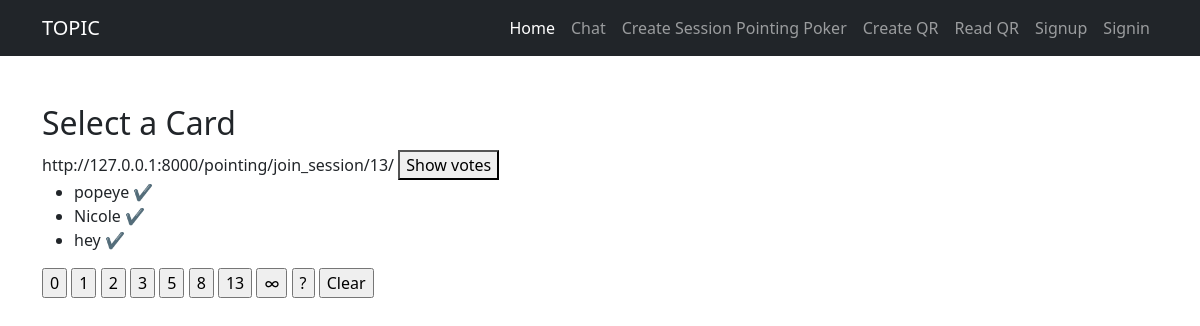
/pointing/game_session/13/card_selection/13/, run on an earlier commit of the app's database.
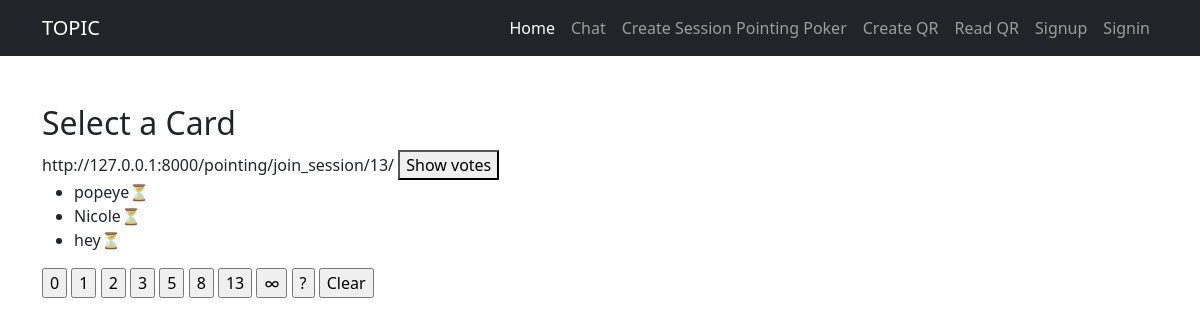
And on a later commit of the database.
### pointing_poker/models.py (models this page shows)
class Participant(models.Model):
    name = models.CharField(max_length=255, default='defaul_name')
    game_session = models.ForeignKey(GameSession, on_delete=models.CASCADE)
    voted = models.BooleanField(default=False)
    point = models.IntegerField(default=0)
    def __str__(self):
        return '{}'.format(self.name)

### pointing_poker/views.py (the view, shortened to what this page needs)
# urls.py: path('pointing/game_session/<int:game_session_id>/card_selection/<int:user_id>/', pointerviews.card_selection, name='select_cards'),
def card_selection(request, game_session_id,user_id):
    game_session = get_object_or_404(GameSession, id=game_session_id)
    print('se unio con el usurio :',user_id)
    print('game session id  :',game_session_id)
    print(GameSession)
    participants = Participant.objects.filter(game_session=game_session)
    form = JoinGameForm()
    if request.method == 'POST' and request.POST['card'] != 'Clear':
        print('*********************esto es el post**********************\n',request.POST)
        id = request.POST['user_id']
        card = request.POST['card']
        session_id = request.POST['session_id']
        match = re.search(r'/(\d+)/$', session_id)
        if match:
            session_id = match.group(1)
        print('este es el id: ',id)
        print('este es el puntaje votado: ',card)
        print('este es el session id:',session_id)
        participant = Participant.objects.filter(id=id).first()
        print(participant.name)
        participant_name = participant.name
        participant, created = Participant.objects.get_or_create(
            name=participant_name,
            game_session=game_session,
            defaults={
                'voted': True,
                'point': int(card)
            }
        )
        if not created:
            participant.voted = True
            participant.point = int(card)
            participant.save()
        score = Participant.objects.filter(game_session=session_id).aggregate(Avg('point'))['point__avg']
        print('el avg point es :',score)
        return render(request, 'card_selection.html', {
                'participants': participants,
                'user_id':user_id,
                'session_id':"http://127.0.0.1:8000/pointing/join_session/{}/".format(game_session_id),
                'score':score
            })
    elif request.method == 'GET':
          print('esto fue un get ')
          return render(request, 'card_selection.html', {
                'game_session': game_session,
                'participants': participants,
                'user_id':user_id,
                'session_id':"http://127.0.0.1:8000/pointing/join_session/{}/".format(game_session_id)
            })

### pointing_poker/templates/card_selection.html (shortened to what this page needs)
{%extends 'base.html'%}
{%block content%}
<main class="container py-5">
    <h2>Select a Card</h2>
    {{session_id}}
    <button onclick="showTags()">Show votes</button>
    <ul>
        {%for participant in participants%}
            {%if participant.voted%}
                <li>{{participant}} &#10004;&#65039;
                </li>
            {%else%}
            <li>{{participant}}&#9203;</li>
            {%endif%}
        {%endfor%}
    </ul>
    <form method="POST" action="">
        <input type="submit" name="card" value="0">
        <input type="submit" name="card" value="1">
        <input type="submit" name="card" value="2">
        <input type="submit" name="card" value="3">
        <input type="submit" name="card" value="5">
        <input type="submit" name="card" value="8">
        <input type="submit" name="card" value="13">
        <input type="submit" name="card" value="∞">
        <input type="submit" name="card" value="?">
        <input type="submit" name="card" value="Clear">
    </form>
</main>
{%endblock%}

### tasks/templates/base.html (shortened to what this page needs)
<!DOCTYPE html>
<html lang="en">
<head>
    <link rel="stylesheet" href="https://cdn.jsdelivr.net/npm/bootstrap@5.3.0-alpha1/dist/css/bootstrap.min.css">
</head>
<body>
    <nav class="navbar navbar-expand-lg bg-dark navbar-dark">
        <div class="container">
            <a class="navbar-brand" href="#">TOPIC</a>
            <div class="collapse navbar-collapse" id="navbarNav">
                <ul class="navbar-nav ms-auto">
                    <li class="nav-item">
                        <a class="nav-link active" aria-current="page" href="/">Home</a>
                    </li>
                    <li class="nav-item">
                        <a class="nav-link" href="{% url 'home_chat' %}">Chat</a>
                    </li>
                    <li class="nav-item">
                        <a class="nav-link" href="{% url 'game_session'%}">Create Session Pointing Poker</a>
                    </li>
                    <li class="nav-item">
                        <a class="nav-link" href="{% url 'create_qr'%}">Create QR</a>
                    </li>
                    <li class="nav-item">
                        <a class="nav-link" href="{% url 'read_qr'%}">Read QR</a>
                    </li>
                    {%if user.is_authenticated%}
                    <li class="nav-item">
                        <a class="nav-link" href="{%url 'tasks' %}">Tasks</a>
                    </li>
                    <li class="nav-item">
                        <a class="nav-link" href="{% url 'create_task' %}">Create Task</a>
                    </li>
                    <li class="nav-item">
                        <a class="nav-link" href="{% url 'tasks_completed' %}">Tasks Completed</a>
                    </li>
                    <li class="nav-item">
                        <a class="nav-link" href="{% url 'snippets' %}">Snippets</a>
                    </li>
                    <li class="nav-item">
                        <a class="nav-link" href="{% url 'snippet' %}">Add Snippets</a>
                    </li>
                    <li class="nav-item">
                        <a class="nav-link" href="{% url 'logout' %}">logout</a>
                    </li>
                    {%else%}
                    <li class="nav-item">
                        <a class="nav-link" href="{% url 'signup' %}">Signup</a>
                    </li>
                    <li class="nav-item">
                        <a class="nav-link" href="{% url 'signin' %}">Signin</a>
                    </li>
                    {% endif %}
                </ul>
            </div>
        </div>
    </nav>
    {%block content%}
    {%endblock%}
</body>
</html>

What changed in the data, as far as the page shows it:
changed Participant "popeye": voted "✔️" → "⏳"
changed Participant "Nicole": voted "✔️" → "⏳"
changed Participant "hey": voted "✔️" → "⏳"
